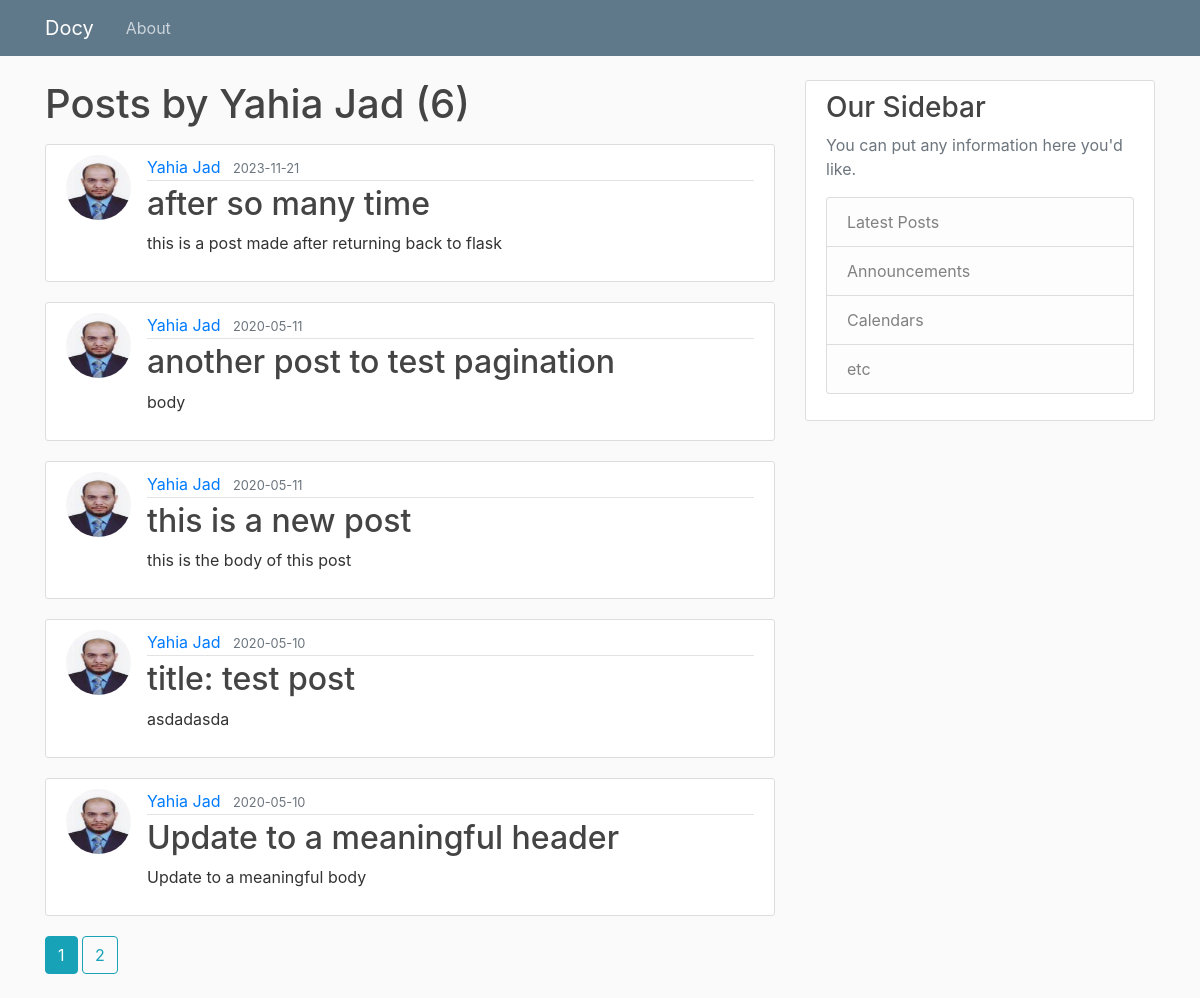
/user/Yahia Jad, run on the app's committed database.
### flaskblog/models.py (models this page shows, shortened)
class User(db.Model, UserMixin):
    id = db.Column(db.Integer, primary_key=True)
    login_name = db.Column(db.String(20), unique=True, nullable=False)
    username = db.Column(db.String(20), unique=True, nullable=False)
    email = db.Column(db.String(120), unique=True, nullable=False)
    image_file = db.Column(db.String(20), nullable=False, default='default.jpg')
    password = db.Column(db.String(60), nullable=False)
    posts = db.relationship('Post', backref='author', lazy=True)
    role_id = db.Column(db.Integer, db.ForeignKey('role.id'), nullable=True)

class Post(db.Model):
    id = db.Column(db.Integer, primary_key=True)
    title = db.Column(db.String(100), nullable=False)
    date_posted = db.Column(db.DateTime, nullable=False, default=datetime.utcnow)
    content = db.Column(db.Text, nullable=False)
    user_id = db.Column(db.Integer, db.ForeignKey('user.id'), nullable=False)

### flaskblog/users/routes.py (the view)
@users.route("/user/<string:username>")
def user_posts(username):
    page = request.args.get('page', 1, type=int)
    user = User.query.filter_by(username=username).first_or_404()
    posts = Post.query.filter_by(author=user)\
        .order_by(Post.date_posted.desc())\
        .paginate(page=page, per_page=5)
    return render_template('user_posts.html', posts=posts, user=user)

### flaskblog/templates/user_posts.html
{% extends "layout.html" %}
{% block content %}
    <h1 class="mb-3">Posts by {{ user.username }} ({{ posts.total }})</h1>
    {% for post in posts.items %}
        <article class="media content-section">
          <img class="rounded-circle article-img" src="{{ url_for('static', filename='profile_pics/' + post.author.image_file) }}">
          <div class="media-body">
            <div class="article-metadata">
              <a class="mr-2" href="{{ url_for('users.user_posts', username=post.author.username) }}">{{ post.author.username }}</a>
              <small class="text-muted">{{ post.date_posted.strftime('%Y-%m-%d') }}</small>
            </div>
            <h2><a class="article-title" href="{{ url_for('posts.post', post_id=post.id) }}">{{ post.title }}</a></h2>
            <p class="article-content">{{ post.content }}</p>
          </div>
        </article>
    {% endfor %}
    {% for page_num in posts.iter_pages(left_edge=1, right_edge=1, left_current=1, right_current=2) %}
      {% if page_num %}
        {% if posts.page == page_num %}
          <a class="btn btn-info mb-4" href="{{ url_for('users.user_posts', username=user.username, page=page_num) }}">{{ page_num }}</a>
        {% else %}
          <a class="btn btn-outline-info mb-4" href="{{ url_for('users.user_posts', username=user.username, page=page_num) }}">{{ page_num }}</a>
        {% endif %}
      {% else %}
        ...
      {% endif %}
    {% endfor %}
{% endblock content %}

### flaskblog/templates/layout.html (shortened to what this page needs)
<!DOCTYPE html>
<html>
<head>
    <link rel="stylesheet" href="https://maxcdn.bootstrapcdn.com/bootstrap/4.0.0/css/bootstrap.min.css">
    <link rel="stylesheet" type="text/css" href="{{ url_for('static', filename='main.css') }}">
</head>
<body>
    <header class="site-header">
      <nav class="navbar navbar-expand-md navbar-dark bg-steel fixed-top">
        <div class="container">
          <a class="navbar-brand mr-4" href="/">Docy</a>
          <div class="collapse navbar-collapse" id="navbarToggle">
            <div class="navbar-nav mr-auto">
              <a class="nav-item nav-link" href="/about">About</a>
            </div>
          </div>
        </div>
      </nav>
    </header>
    <main role="main" class="container">
      <div class="row">
        <div class="col-md-8">
            {% block content %}{% endblock %}
        </div>
        <div class="col-md-4">
          <div class="content-section">
            <h3>Our Sidebar</h3>
            <p class='text-muted'>You can put any information here you'd like.
              <ul class="list-group">
                <li class="list-group-item list-group-item-light">Latest Posts</li>
                <li class="list-group-item list-group-item-light">Announcements</li>
                <li class="list-group-item list-group-item-light">Calendars</li>
                <li class="list-group-item list-group-item-light">etc</li>
              </ul>
            </p>
          </div>
        </div>
      </div>
    </main>
</body>
</html>

### flaskblog/static/main.css (style rules this page uses)
body { background: #fafafa; color: #333333; margin-top: 5rem; }
h1, h2, h3, h4, h5, h6 { color: #444444; }
.bg-steel { background-color: #5f788a; }
.site-header .navbar-nav .nav-link { color: #cbd5db; }
.content-section { background: #ffffff; padding: 10px 20px; border: 1px solid #dddddd; border-radius: 3px; margin-bottom: 20px; }
.article-title { color: #444444; }
.article-content { white-space: pre-line; }
.article-img { height: 65px; width: 65px; margin-right: 16px; }
.article-metadata { padding-bottom: 1px; margin-bottom: 4px; border-bottom: 1px solid #e3e3e3 }

### data on the page
User: username "Yahia Jad"
Post: image_file (picture), author.username "Yahia Jad", date_posted "2023-11-21", title "after so many time", content "this is a post made after returning back to flask"
Post: image_file (picture), author.username "Yahia Jad", date_posted "2020-05-11", title "another post to test pagination", content "body"
Post: image_file (picture), author.username "Yahia Jad", date_posted "2020-05-11", title "this is a new post", content "this is the body of this post"
Post: image_file (picture), author.username "Yahia Jad", date_posted "2020-05-10", title "title: test post", content "asdadasda"
Post: image_file (picture), author.username "Yahia Jad", date_posted "2020-05-10", title "Update to a meaningful header", content "Update to a meaningful body"

### other printed values
{{ posts.total }} "6"
{{ page_num }} "1"
{{ page_num }} "2"
